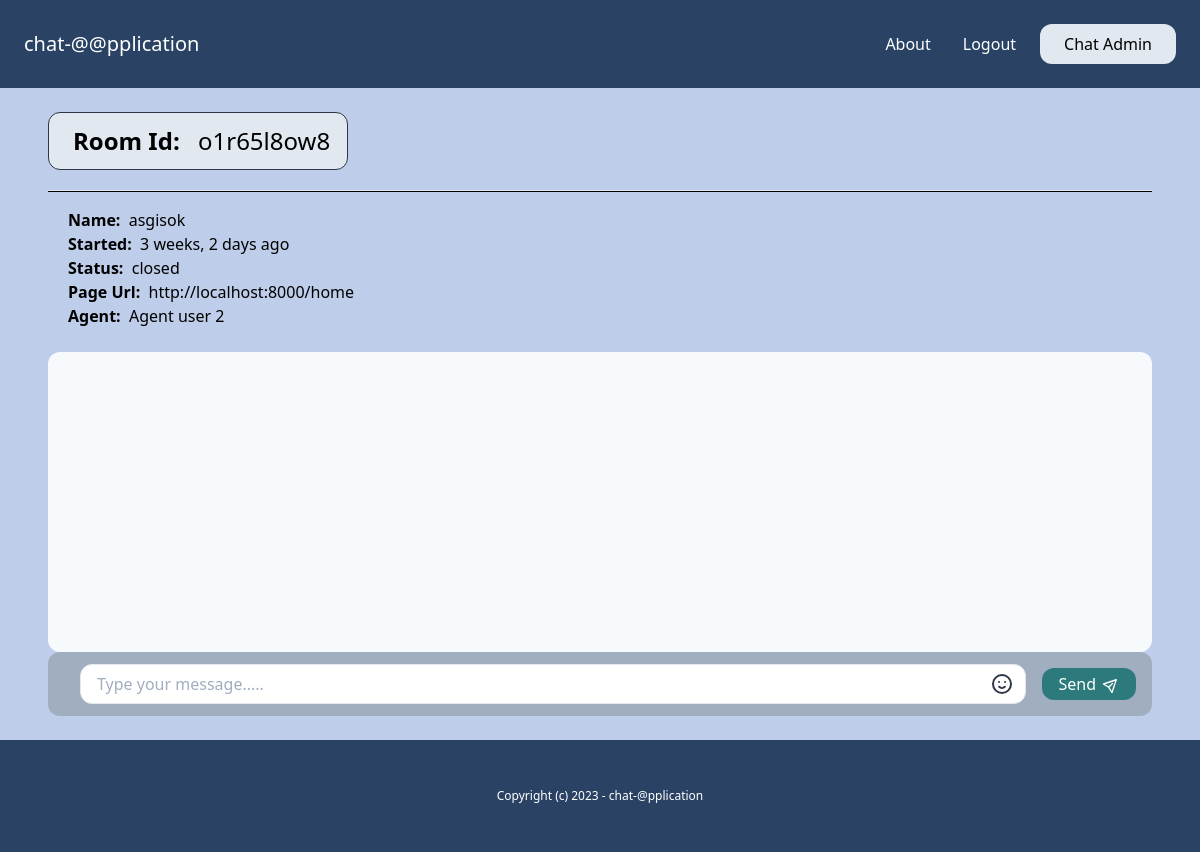
/admin-dashboard/room_details/o1r65l8ow8/ (signed in), run on the app's committed database.
### chat/models.py (models this page shows, shortened)
class Room(models.Model):
    WAITING = "waiting"
    ACTIVE = "active"
    CLOSED = "closed"
    CHOICES_STATUS = (
        (WAITING, "waiting"),
        (ACTIVE, "active"),
        (CLOSED, "closed"),
    )
    uuid = models.CharField(max_length=255)
    client = models.CharField(max_length=255)
    agent = models.ForeignKey(User, null=True, blank=True, related_name="rooms", on_delete=models.CASCADE)
    messages = models.ManyToManyField(Message, blank=True)
    url = models.CharField(max_length=255, blank=True, null=True)
    status = models.CharField(max_length=20, choices=CHOICES_STATUS, default=WAITING)
    created_at = models.DateTimeField(auto_now_add=True)
    class Meta:
        ordering = ("-created_at",)

### account/models.py (models this page shows)
class User(AbstractBaseUser, PermissionsMixin):
    AGENT = 'agent'
    MANAGER = 'manager'
    CUSTOMER = 'customer'
    ROLES_CHOICES = (
        (AGENT, 'Agent'),
        (MANAGER, 'Manager'),
        (CUSTOMER, 'Customer')
    )
    id = models.UUIDField(primary_key=True, default=uuid.uuid4, editable=False)
    email = models.EmailField(unique=True)
    name = models.CharField(max_length=255, blank=True, default='')
    role = models.CharField(max_length=20, choices=ROLES_CHOICES, default=AGENT)
    is_active = models.BooleanField(default=True)
    is_superuser = models.BooleanField(default=False)
    is_staff = models.BooleanField(default=False)
    date_joined = models.DateTimeField(default=timezone.now)
    last_login = models.DateTimeField(blank=True, null=True)
    objects = CustomUserManager()
    USERNAME_FIELD = 'email'
    EMAIL_FIELD = 'email'
    REQUIRED_FIELDS = ['name']

### chat/views.py (the view)
# urls.py: path("admin-dashboard/room_details/<str:uuid>/", views.get_room_details, name="room_details"),
@login_required
def get_room_details(request, uuid):
    try:
        room = Room.objects.get(uuid=uuid)
        if room.agent == request.user or request.user.groups.first().name == "Manager" or (request.user.groups.first().name == "agent" and not room.agent):
            if request.user.groups.first().name == "agent" and room.status == Room.WAITING:
                room.status = Room.ACTIVE
                room.agent = request.user
                room.save()
                messages.info(request, f"{request.user.name} you are assigned as a agent for this chat room !!!!")
            return render(request, "chat/room_details.html", {"room": room})
        return render(request, "chat/room_details.html")
    except:
        return render(request, "chat/room_details.html")

### chat/templates/chat/room_details.html (shortened to what this page needs)
{% extends "core/base.html" %}
{% load chat_tags %}
{% load static %}
{% block content %}
    {% if room %}
    <div>
        <h1 class="text-2xl border border-gray-800 rounded-xl max-w-[300px] p-3 bg-gray-300"><b class="mx-3">Room Id:</b> {{room.uuid}} </h1>
        <hr class="mt-5 text-black">
        <p class="mt-4 mx-5 mb-6">
            <b>Name: &nbsp;</b>{{room.client}}<br>
            <b>Started: &nbsp;</b>{{room.created_at|timesince}} ago<br>
            <b>Status: &nbsp;</b>{{room.status}}<br>
            <b>Page Url: &nbsp;</b>{{room.url}}<br>
            <b>Agent: &nbsp;</b>{% firstof room.agent.name "None yet...."%}<br>
        </p>
        <div class="h-[300px] bg-gray-100 mt-5 overflow-scroll rounded-xl flex flex-col flex-grow" id="message_box">
        </div>
        {% if room.status == "active" or request.user.groups.all.first.name == "Manager" %}
            <div class="flex flex-row items-center h-16 rounded-xl bg-gray-500 w-full px-4">
                <div class="flex-grow ml-4">
                    <div class="relative w-full">
                        <input type="text" id="message_content"
                            class="flex w-full border rounded-xl focus:outline-none focus:border-indigo-800 pl-4 h-10" placeholder="Type your message....." />
                        <button
                            class="absolute flex items-center justify-center h-full w-12 right-0 top-0 text-gray-800 hover:text-gray-600">
                            <svg class="w-6 h-6" fill="none" stroke="currentColor" viewBox="0 0 24 24"
                                xmlns="http://www.w3.org/2000/svg">
                                <path stroke-linecap="round" stroke-linejoin="round" stroke-width="2"
                                    d="M14.828 14.828a4 4 0 01-5.656 0M9 10h.01M15 10h.01M21 12a9 9 0 11-18 0 9 9 0 0118 0z">
                                </path>
                            </svg>
                        </button>
                    </div>
                </div>
                <div class="ml-4">
                    <button id="send_message"
                        class="flex items-center justify-center bg-teal-700 hover:bg-teal-800 rounded-xl text-white px-4 py-1 flex-shrink-0">
                        <span>Send</span>
                        <span class="ml-2">
                            <svg class="w-4 h-4 transform rotate-45 -mt-px" fill="none" stroke="currentColor"
                                viewBox="0 0 24 24" xmlns="http://www.w3.org/2000/svg">
                                <path stroke-linecap="round" stroke-linejoin="round" stroke-width="2"
                                    d="M12 19l9 2-9-18-9 18 9-2zm0 0v-8"></path>
                            </svg>
                        </span>
                    </button>
                </div>
            </div>
        {% endif %}
    </div>
    {% else %}
        <div class="mt-5">
            <p class="text-center text-3xl">You don't have a permission to view this chat room.</p>
        </div>
    {% endif %}
{% endblock %}

### core/templates/core/base.html (style rules this page uses)
hr { height: 1px; background-color: black; }
body { background-color: #becde9; }

### data on the page
Room: uuid "o1r65l8ow8", client "asgisok", created_at "3 weeks, 2 days", status "closed", url "http://localhost:8000/home", agent.name "Agent user 2"
